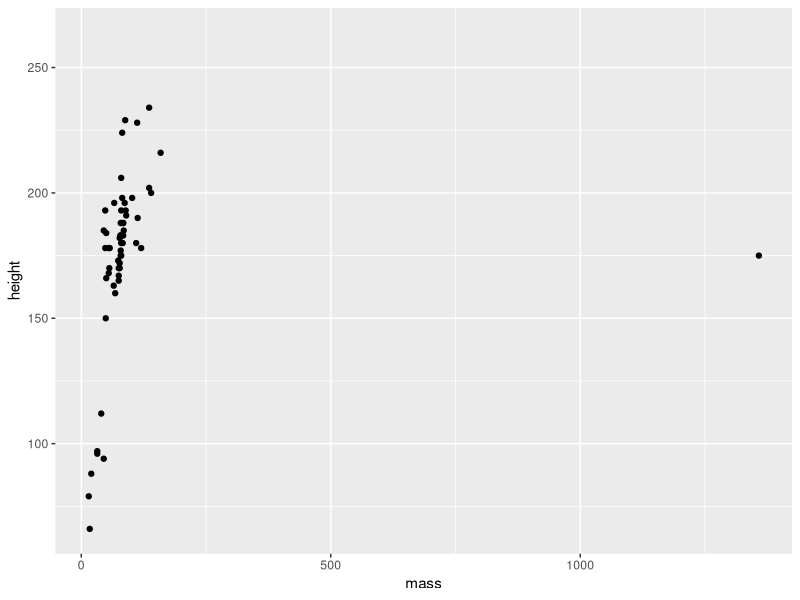

Source code (R):
## ---- chunk 1
knitr::opts_chunk$set(echo = TRUE)

# attach packages
library(tidyverse)

## ---- chunk 2
# scatter plot of starwars characters mass vs. height 
ggplot(data= starwars, aes(x= mass, y= height))+
  geom_point()
